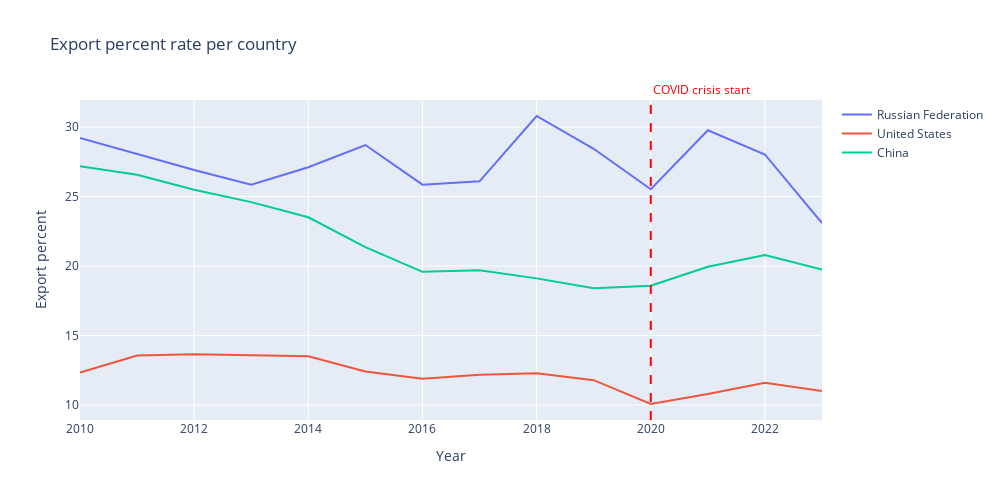

Notebook cell for this chart:
### Code cell
# Exports_percent_of_GDP, Imports_percent_of_GDP, Revenue_percent_of_GDPimport plotly.graph_objects as go
countries = ['Russian Federation', 'United States', 'China']

gdp_growth_df = df[['country', 'year', 'Exports_percent_of_GDP']]
#gdp_growth_df = pd.melt(gdp_growth_df, id_vars='country', var_name='year', value_name='GDP_growth_rate')

data = {country: gdp_growth_df[gdp_growth_df['country']==country] for country in countries}

fig = go.Figure()

for country, dataframe in data.items():
    fig.add_trace(go.Scatter(
        x=dataframe['year'],
        y=dataframe['Exports_percent_of_GDP'],
        mode='lines',
        name=country
    ))

fig.add_vline(
    x=2020,
    line=dict(color='red', width=2, dash='dash'),
    annotation=dict(
        text='COVID crisis start',
        font=dict(color='red'),
        showarrow=False,
        yanchor='bottom',
        y=1.0
    )
)

fig.update_layout(
    title='Export percent rate per country',
    xaxis_title='Year',
    yaxis_title='Export percent',
    width=1000,
    height=500
)

fig.show()

### Figure 1 — Plotly figure (JSON) as saved in the notebook; plotly's stock layout.template omitted (floating-point values rounded to 4 significant figures)
{"data": [{"mode": "lines", "name": "Russian Federation", "type": "scatter", "x": [2010, 2011, 2012, 2013, 2014, 2015, 2016, 2017, 2018, 2019, 2020, 2021, 2022, 2023], "y": [29.22, 28.06, 26.91, 25.85, 27.11, 28.7, 25.85, 26.09, 30.79, 28.43, 25.52, 29.77, 28.03, 23.08]}, {"mode": "lines", "name": "United States", "type": "scatter", "x": [2010, 2011, 2012, 2013, 2014, 2015, 2016, 2017, 2018, 2019, 2020, 2021, 2022, 2023], "y": [12.34, 13.56, 13.64, 13.55, 13.51, 12.41, 11.89, 12.18, 12.29, 11.79, 10.07, 10.79, 11.6, 11.01]}, {"mode": "lines", "name": "China", "type": "scatter", "x": [2010, 2011, 2012, 2013, 2014, 2015, 2016, 2017, 2018, 2019, 2020, 2021, 2022, 2023], "y": [27.19, 26.57, 25.49, 24.6, 23.51, 21.35, 19.58, 19.69, 19.11, 18.41, 18.59, 19.94, 20.79, 19.74]}], "layout": {"annotations": [{"font": {"color": "red"}, "showarrow": false, "text": "COVID crisis start", "x": 2020, "xanchor": "left", "xref": "x", "y": 1, "yanchor": "bottom", "yref": "y domain"}], "height": 500, "shapes": [{"line": {"color": "red", "dash": "dash", "width": 2}, "type": "line", "x0": 2020, "x1": 2020, "xref": "x", "y0": 0, "y1": 1, "yref": "y domain"}], "title": {"text": "Export percent rate per country"}, "width": 1000, "xaxis": {"title": {"text": "Year"}}, "yaxis": {"title": {"text": "Export percent"}}}}
